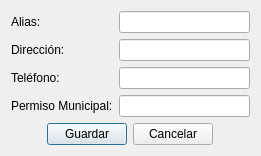
<?xml version="1.0" encoding="UTF-8"?>
<ui version="4.0">
 <class>ui_tienda_agregar</class>
 <widget class="QDialog" name="ui_tienda_agregar">
  <property name="geometry">
   <rect>
    <x>0</x>
    <y>0</y>
    <width>261</width>
    <height>149</height>
   </rect>
  </property>
  <property name="windowTitle">
   <string>Agregar Tienda</string>
  </property>
  <layout class="QGridLayout" name="gridLayout">
   <item row="0" column="0">
    <layout class="QFormLayout" name="formLayout">
     <item row="0" column="0">
      <widget class="QLabel" name="label_24">
       <property name="text">
        <string>Alias:</string>
       </property>
      </widget>
     </item>
     <item row="0" column="1">
      <widget class="QLineEdit" name="textAlias"/>
     </item>
     <item row="1" column="0">
      <widget class="QLabel" name="label_19">
       <property name="text">
        <string>Dirección:</string>
       </property>
      </widget>
     </item>
     <item row="1" column="1">
      <widget class="QLineEdit" name="textDireccion"/>
     </item>
     <item row="2" column="0">
      <widget class="QLabel" name="label_22">
       <property name="text">
        <string>Teléfono:</string>
       </property>
      </widget>
     </item>
     <item row="2" column="1">
      <widget class="QLineEdit" name="textTelefono"/>
     </item>
     <item row="3" column="0">
      <widget class="QLabel" name="label_23">
       <property name="text">
        <string>Permiso Municipal:</string>
       </property>
      </widget>
     </item>
     <item row="3" column="1">
      <widget class="QLineEdit" name="textPermisoMunicipal"/>
     </item>
     <item row="4" column="0" colspan="2">
      <layout class="QHBoxLayout" name="horizontalLayout">
       <item>
        <spacer name="horizontalSpacer">
         <property name="orientation">
          <enum>Qt::Horizontal</enum>
         </property>
         <property name="sizeHint" stdset="0">
          <size>
           <width>40</width>
           <height>20</height>
          </size>
         </property>
        </spacer>
       </item>
       <item>
        <widget class="QPushButton" name="pushButton_Aceptar">
         <property name="text">
          <string>Guardar</string>
         </property>
        </widget>
       </item>
       <item>
        <widget class="QPushButton" name="pushButton_Cancelar">
         <property name="text">
          <string>Cancelar</string>
         </property>
        </widget>
       </item>
       <item>
        <spacer name="horizontalSpacer_2">
         <property name="orientation">
          <enum>Qt::Horizontal</enum>
         </property>
         <property name="sizeHint" stdset="0">
          <size>
           <width>40</width>
           <height>20</height>
          </size>
         </property>
        </spacer>
       </item>
      </layout>
     </item>
    </layout>
   </item>
  </layout>
 </widget>
 <resources/>
 <connections/>
</ui>
